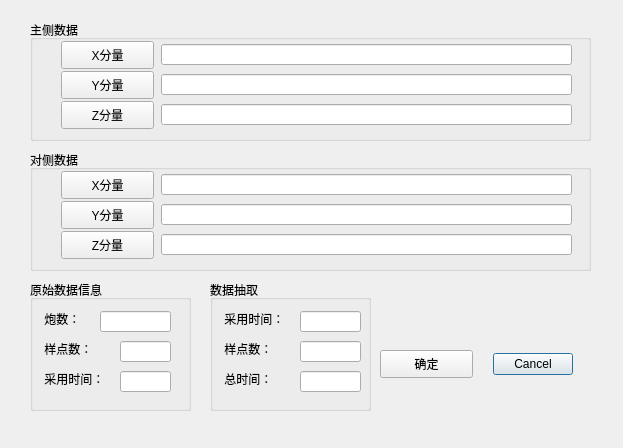
<?xml version="1.0" encoding="UTF-8"?>
<ui version="4.0">
 <class>DataInput_DataInputDialog</class>
 <widget class="QDialog" name="DataInput_DataInputDialog">
  <property name="geometry">
   <rect>
    <x>0</x>
    <y>0</y>
    <width>623</width>
    <height>448</height>
   </rect>
  </property>
  <property name="windowTitle">
   <string>数据导入</string>
  </property>
  <widget class="QDialogButtonBox" name="buttonBox">
   <property name="geometry">
    <rect>
     <x>480</x>
     <y>350</y>
     <width>93</width>
     <height>28</height>
    </rect>
   </property>
   <property name="standardButtons">
    <set>QDialogButtonBox::Cancel</set>
   </property>
  </widget>
  <widget class="QGroupBox" name="groupBox_3">
   <property name="geometry">
    <rect>
     <x>30</x>
     <y>150</y>
     <width>561</width>
     <height>121</height>
    </rect>
   </property>
   <property name="title">
    <string>对侧数据</string>
   </property>
   <widget class="QPushButton" name="pb_side_x">
    <property name="geometry">
     <rect>
      <x>31</x>
      <y>21</y>
      <width>93</width>
      <height>28</height>
     </rect>
    </property>
    <property name="text">
     <string>X分量</string>
    </property>
   </widget>
   <widget class="QLineEdit" name="lE_side_x">
    <property name="geometry">
     <rect>
      <x>131</x>
      <y>24</y>
      <width>411</width>
      <height>21</height>
     </rect>
    </property>
   </widget>
   <widget class="QPushButton" name="pb_side_y">
    <property name="geometry">
     <rect>
      <x>31</x>
      <y>51</y>
      <width>93</width>
      <height>28</height>
     </rect>
    </property>
    <property name="text">
     <string>Y分量</string>
    </property>
   </widget>
   <widget class="QLineEdit" name="lE_side_y">
    <property name="geometry">
     <rect>
      <x>131</x>
      <y>54</y>
      <width>411</width>
      <height>21</height>
     </rect>
    </property>
   </widget>
   <widget class="QPushButton" name="pb_side_z">
    <property name="geometry">
     <rect>
      <x>31</x>
      <y>81</y>
      <width>93</width>
      <height>28</height>
     </rect>
    </property>
    <property name="text">
     <string>Z分量</string>
    </property>
   </widget>
   <widget class="QLineEdit" name="lE_side_z">
    <property name="geometry">
     <rect>
      <x>131</x>
      <y>84</y>
      <width>411</width>
      <height>21</height>
     </rect>
    </property>
   </widget>
  </widget>
  <widget class="QGroupBox" name="groupBox_4">
   <property name="geometry">
    <rect>
     <x>30</x>
     <y>280</y>
     <width>161</width>
     <height>131</height>
    </rect>
   </property>
   <property name="title">
    <string>原始数据信息</string>
   </property>
   <widget class="QLabel" name="label">
    <property name="geometry">
     <rect>
      <x>11</x>
      <y>31</y>
      <width>61</width>
      <height>16</height>
     </rect>
    </property>
    <property name="text">
     <string> 炮数： </string>
    </property>
   </widget>
   <widget class="QLineEdit" name="lE_origin_spotnums">
    <property name="geometry">
     <rect>
      <x>70</x>
      <y>31</y>
      <width>71</width>
      <height>21</height>
     </rect>
    </property>
    <property name="alignment">
     <set>Qt::AlignRight|Qt::AlignTrailing|Qt::AlignVCenter</set>
    </property>
   </widget>
   <widget class="QLineEdit" name="lE_origin_samplenums">
    <property name="geometry">
     <rect>
      <x>90</x>
      <y>61</y>
      <width>51</width>
      <height>21</height>
     </rect>
    </property>
    <property name="alignment">
     <set>Qt::AlignRight|Qt::AlignTrailing|Qt::AlignVCenter</set>
    </property>
   </widget>
   <widget class="QLabel" name="label_2">
    <property name="geometry">
     <rect>
      <x>11</x>
      <y>61</y>
      <width>76</width>
      <height>16</height>
     </rect>
    </property>
    <property name="text">
     <string> 样点数： </string>
    </property>
   </widget>
   <widget class="QLabel" name="label_3">
    <property name="geometry">
     <rect>
      <x>11</x>
      <y>91</y>
      <width>91</width>
      <height>16</height>
     </rect>
    </property>
    <property name="text">
     <string> 采用时间： </string>
    </property>
   </widget>
   <widget class="QLineEdit" name="lE_origin_sampletime">
    <property name="geometry">
     <rect>
      <x>90</x>
      <y>91</y>
      <width>51</width>
      <height>21</height>
     </rect>
    </property>
    <property name="alignment">
     <set>Qt::AlignRight|Qt::AlignTrailing|Qt::AlignVCenter</set>
    </property>
   </widget>
  </widget>
  <widget class="QGroupBox" name="groupBox_5">
   <property name="geometry">
    <rect>
     <x>210</x>
     <y>280</y>
     <width>161</width>
     <height>131</height>
    </rect>
   </property>
   <property name="title">
    <string>数据抽取</string>
   </property>
   <widget class="QLabel" name="label_6">
    <property name="geometry">
     <rect>
      <x>11</x>
      <y>31</y>
      <width>91</width>
      <height>16</height>
     </rect>
    </property>
    <property name="text">
     <string> 采用时间： </string>
    </property>
   </widget>
   <widget class="QLineEdit" name="lE_extract_sampletime">
    <property name="geometry">
     <rect>
      <x>90</x>
      <y>31</y>
      <width>61</width>
      <height>21</height>
     </rect>
    </property>
    <property name="alignment">
     <set>Qt::AlignRight|Qt::AlignTrailing|Qt::AlignVCenter</set>
    </property>
   </widget>
   <widget class="QLabel" name="label_4">
    <property name="geometry">
     <rect>
      <x>11</x>
      <y>61</y>
      <width>76</width>
      <height>16</height>
     </rect>
    </property>
    <property name="text">
     <string> 样点数： </string>
    </property>
   </widget>
   <widget class="QLineEdit" name="lE_extract_samplenums">
    <property name="geometry">
     <rect>
      <x>90</x>
      <y>61</y>
      <width>61</width>
      <height>21</height>
     </rect>
    </property>
    <property name="alignment">
     <set>Qt::AlignRight|Qt::AlignTrailing|Qt::AlignVCenter</set>
    </property>
   </widget>
   <widget class="QLabel" name="label_5">
    <property name="geometry">
     <rect>
      <x>11</x>
      <y>91</y>
      <width>76</width>
      <height>16</height>
     </rect>
    </property>
    <property name="text">
     <string> 总时间： </string>
    </property>
   </widget>
   <widget class="QLineEdit" name="lE_extract_sumtime">
    <property name="geometry">
     <rect>
      <x>90</x>
      <y>91</y>
      <width>61</width>
      <height>21</height>
     </rect>
    </property>
    <property name="alignment">
     <set>Qt::AlignRight|Qt::AlignTrailing|Qt::AlignVCenter</set>
    </property>
   </widget>
  </widget>
  <widget class="QGroupBox" name="groupBox_2">
   <property name="geometry">
    <rect>
     <x>30</x>
     <y>20</y>
     <width>561</width>
     <height>121</height>
    </rect>
   </property>
   <property name="title">
    <string>主侧数据</string>
   </property>
   <widget class="QLineEdit" name="lE_main_x">
    <property name="geometry">
     <rect>
      <x>131</x>
      <y>24</y>
      <width>411</width>
      <height>21</height>
     </rect>
    </property>
   </widget>
   <widget class="QPushButton" name="pb_main_x">
    <property name="geometry">
     <rect>
      <x>31</x>
      <y>21</y>
      <width>93</width>
      <height>28</height>
     </rect>
    </property>
    <property name="text">
     <string>X分量</string>
    </property>
   </widget>
   <widget class="QPushButton" name="pb_main_y">
    <property name="geometry">
     <rect>
      <x>31</x>
      <y>51</y>
      <width>93</width>
      <height>28</height>
     </rect>
    </property>
    <property name="text">
     <string>Y分量</string>
    </property>
   </widget>
   <widget class="QLineEdit" name="lE_main_y">
    <property name="geometry">
     <rect>
      <x>131</x>
      <y>54</y>
      <width>411</width>
      <height>21</height>
     </rect>
    </property>
   </widget>
   <widget class="QLineEdit" name="lE_main_z">
    <property name="geometry">
     <rect>
      <x>131</x>
      <y>84</y>
      <width>411</width>
      <height>21</height>
     </rect>
    </property>
   </widget>
   <widget class="QPushButton" name="pb_main_z">
    <property name="geometry">
     <rect>
      <x>31</x>
      <y>81</y>
      <width>93</width>
      <height>28</height>
     </rect>
    </property>
    <property name="text">
     <string>Z分量</string>
    </property>
   </widget>
  </widget>
  <widget class="QPushButton" name="pB_ok">
   <property name="geometry">
    <rect>
     <x>380</x>
     <y>350</y>
     <width>93</width>
     <height>28</height>
    </rect>
   </property>
   <property name="text">
    <string>确定</string>
   </property>
  </widget>
  <zorder>groupBox_3</zorder>
  <zorder>groupBox_4</zorder>
  <zorder>groupBox_5</zorder>
  <zorder>groupBox_2</zorder>
  <zorder>buttonBox</zorder>
  <zorder>pB_ok</zorder>
 </widget>
 <resources/>
 <connections/>
</ui>
